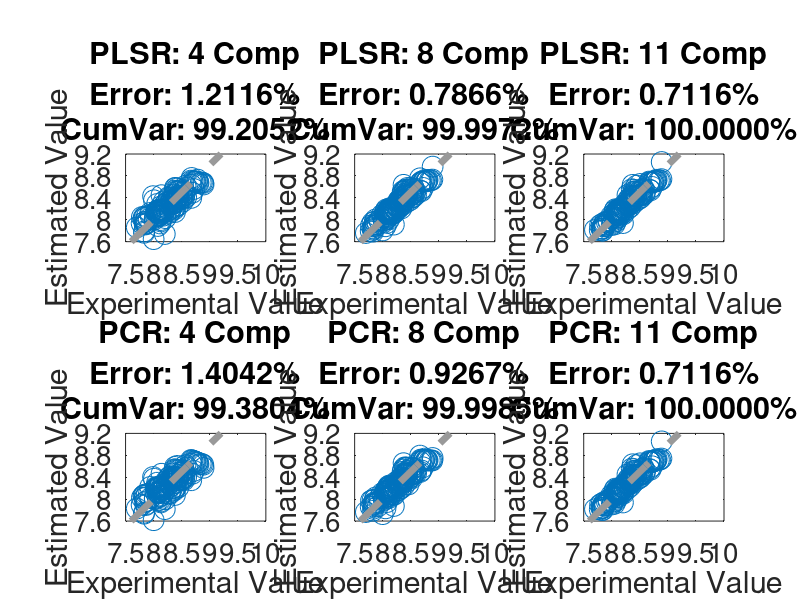
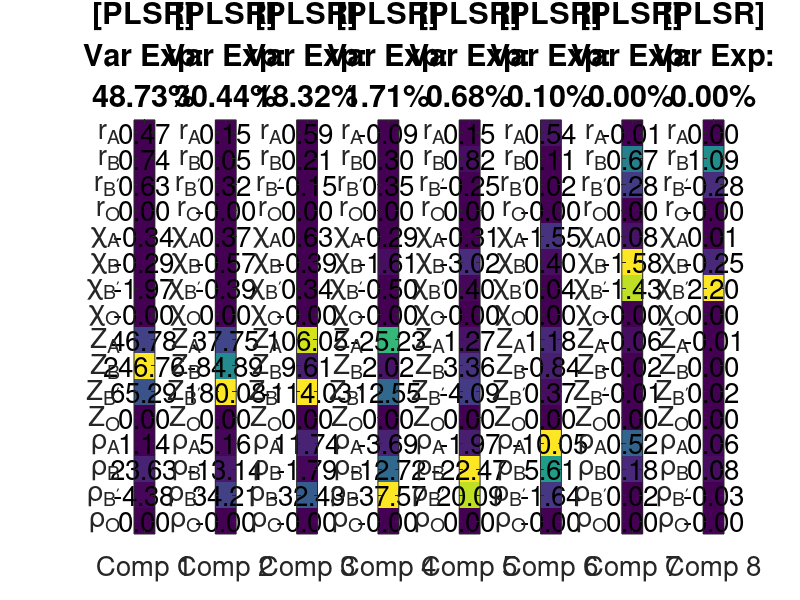
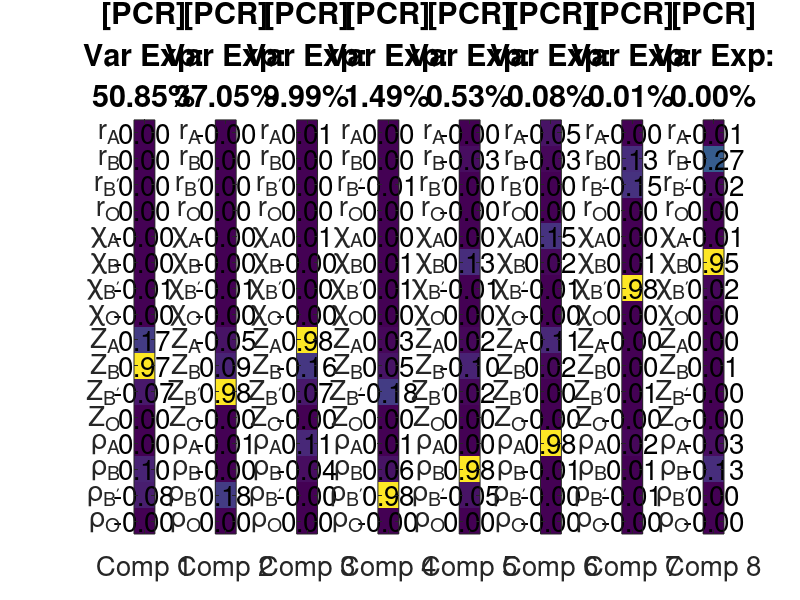

Source code (MATLAB) for these figures, in order:
%%%%%%%%%%%%%%%%%%%%%%%%%%%%%%%%%%%%%%%%%%%%%%%%%%%%%%%%%%%%%%%%%%%%%%%%%%
% Codes for estimating lattice constant of ABB'O using PLSR and PCR.
% Dataset can be seen in data_ABBO.mat. Dataset contains experimental
% lattice constant [C1], ionic radii [C2-C5], atomic number [C6-C9],
% electronegativity [C10-C13], and density [C14-C17].
%
% Output:
% estimated constant: yfitReg (OLSR), yfitPLS (PLSR), yfitPCR (PCR)
% estimation error: error_reg (OLSR), error_plsr (PLSR), error_pcr (PCR)
% variance explained: PctVar (PLSR), PctExpl (PCR)
%%%%%%%%%%%%%%%%%%%%%%%%%%%%%%%%%%%%%%%%%%%%%%%%%%%%%%%%%%%%%%%%%%%%%%%%%%

%% Load Data
load('data_ABBO.mat')
y_train = data(:, 1);
X_train = data(:, 2:end);

%% Plot parameters
% comp2plot = number of components to consider for regression
n1 = size(X_train, 1);
fsize = 20;
pcpair = 4;
comp2plot = [4,8,11];
num2plot = size(comp2plot, 2);
f1 = figure( 'Units', 'normalized', 'Position', [0.1 0.25 0.75 1] );

%% OLS Regression
b = regress(y_train, X_train);
yfitReg = X_train*b;
error_reg = mean(abs((y_train - yfitReg) ./ y_train)*100);

%% Print and store results
fprintf('Regression = %0.4f\n', error_reg)
fprintf('No. of Comp \t PLS \t \t \t PCR\n')

for i = comp2plot
    %% PLSR
    [XL,~,~,~,betaPLS, PctVar, MSE] = plsregress(X_train,y_train,i);
    yfitPLS = [ones(n1,1) X_train]*betaPLS;
    
    %% PCR
    [PCALoadings,PCAScores,~,~,PctExpl] = pca(X_train);
    betaPCR = regress(y_train-mean(y_train), PCAScores(:,1:i));
    betaPCR = PCALoadings(:,1:i)*betaPCR;
    betaPCR = [mean(y_train) - mean(X_train)*betaPCR; betaPCR];
    yfitPCR = [ones(n1,1) X_train]*betaPCR;
    
    %% Estimation error and cumulative variance explained
    error_plsr = mean(abs((y_train - yfitPLS) ./ y_train)*100);
    error_pcr = mean(abs((y_train - yfitPCR) ./ y_train)*100);
    
    cumvar_plsr = 100*sum(PctVar(1,1:i));
    cumvar_pcr = sum(PctExpl(1:i));
    
    %% Print and plot results
    fprintf('%d \t \t PLS = %0.3f \t PCR = %0.3f\n',...
        i, error_plsr, error_pcr)
    
    figure(f1)
    subplot(2,num2plot, round(i/pcpair))
    plot(y_train, yfitPLS, 'o', 'MarkerSize', 15);
    hold on
    eb_l = plot(7.6:10, 7.6:10, '--', 'Color', [0.6 0.6 0.6],...
        'LineWidth', 5);
    title({['PLSR: ', num2str(i), ' Comp'],...
        sprintf('Error: %0.4f%%' , error_plsr),...
        sprintf('CumVar: %0.4f%%' , cumvar_plsr)})
    xlabel('Experimental Value')
    ylabel('Estimated Value')
    ylim([7.6 9.2])
    set(gca, 'ytick', 7.6:0.4:9.2, 'FontSize', fsize)
    
    subplot(2,num2plot, round(i/pcpair)+num2plot)
    plot(y_train, yfitPCR, 'o', 'MarkerSize', 15);
    hold on
    eb_l = plot(7.6:10, 7.6:10, '--', 'Color', [0.6 0.6 0.6],...
        'LineWidth', 5);
    title({['PCR: ', num2str(i), ' Comp'],...
        sprintf('Error: %0.4f%%' , error_pcr),...
        sprintf('CumVar: %0.4f%%' , cumvar_pcr)})
    xlabel('Experimental Value')
    ylabel('Estimated Value')
    ylim([7.6 9.2])
    set(gca, 'ytick', 7.6:0.4:9.2, 'FontSize', fsize)
    
    %% Plot loadings for regression with i=8 components
    if i == 8
        f2 = figure( 'Units', 'normalized', 'Position', [0.1 0.25 1 1] );
        for pci = 1:i
            subplot(1,i,pci)
            imagesc(abs(XL(:, pci)))
            set(gca, 'ytick', 1:16,...
                'yticklabel', {'r_A', 'r_B', 'r_{B^\prime}', 'r_O',...
                '\chi_A', '\chi_B', '\chi_{B^\prime}', '\chi_O',...
                'Z_A', 'Z_B', 'Z_{B^\prime}', 'Z_O',...
                '\rho_A', '\rho_B', '\rho_{B^\prime}', '\rho_O'},...
                'xtick', 1, 'xticklabel', ['Comp ', num2str(pci)],...
                'FontSize', fsize)
            title({'[PLSR]', 'Var Exp:',...
                sprintf('%0.2f%%' , PctVar(1, pci)*100)})
            
            % print loading values in plot
            textStrings = num2str(XL(:, pci), '%0.2f');
            textStrings = strtrim(cellstr(textStrings));
            [xplot, yplot] = meshgrid(1, 1:16);
            hStrings = text(xplot(:), yplot(:), textStrings(:),...
                'HorizontalAlignment', 'center', 'FontSize', fsize);
        end
        
        f3 = figure( 'Units', 'normalized', 'Position', [0.1 0.25 1 1] );
        for pci = 1:i
            subplot(1,i,pci)
            imagesc(abs(PCALoadings(:, pci)))
            set(gca, 'ytick', 1:16,...
                'yticklabel', {'r_A', 'r_B', 'r_{B^\prime}', 'r_O',...
                '\chi_A', '\chi_B', '\chi_{B^\prime}', '\chi_O',...
                'Z_A', 'Z_B', 'Z_{B^\prime}', 'Z_O',...
                '\rho_A', '\rho_B', '\rho_{B^\prime}', '\rho_O'},...
                'xtick', 1, 'xticklabel', ['Comp ', num2str(pci)],...
                'FontSize', fsize)
            title({'[PCR]', 'Var Exp:', sprintf('%0.2f%%' , PctExpl(pci))})
            
            % print loading values in plot
            textStrings = num2str(PCALoadings(:, pci), '%0.2f');
            textStrings = strtrim(cellstr(textStrings));
            [xplot, yplot] = meshgrid(1, 1:16);
            hStrings = text(xplot(:), yplot(:), textStrings(:),...
                'HorizontalAlignment', 'center', 'FontSize', fsize);
        end
    end
end